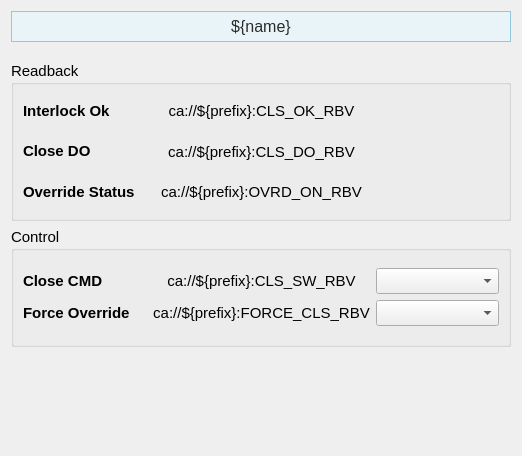
<?xml version="1.0" encoding="UTF-8"?>
<ui version="4.0">
 <class>Form</class>
 <widget class="QWidget" name="Form">
  <property name="geometry">
   <rect>
    <x>0</x>
    <y>0</y>
    <width>522</width>
    <height>456</height>
   </rect>
  </property>
  <property name="sizePolicy">
   <sizepolicy hsizetype="Preferred" vsizetype="Preferred">
    <horstretch>0</horstretch>
    <verstretch>0</verstretch>
   </sizepolicy>
  </property>
  <property name="windowTitle">
   <string>Form</string>
  </property>
  <layout class="QVBoxLayout" name="verticalLayout_7">
   <item>
    <widget class="PyDMLabel" name="PyDMLabel_11">
     <property name="maximumSize">
      <size>
       <width>16777215</width>
       <height>40</height>
      </size>
     </property>
     <property name="font">
      <font>
       <pointsize>12</pointsize>
      </font>
     </property>
     <property name="toolTip">
      <string/>
     </property>
     <property name="styleSheet">
      <string notr="true">    background-color: #e8f4f8;

    border: 1px solid #90c8e0;

    padding: 5px;

    color: rgb(43, 43, 43);</string>
     </property>
     <property name="text">
      <string>${name}</string>
     </property>
     <property name="alignment">
      <set>Qt::AlignCenter</set>
     </property>
    </widget>
   </item>
   <item>
    <spacer name="verticalSpacer_2">
     <property name="orientation">
      <enum>Qt::Vertical</enum>
     </property>
     <property name="sizeType">
      <enum>QSizePolicy::Fixed</enum>
     </property>
     <property name="sizeHint" stdset="0">
      <size>
       <width>20</width>
       <height>13</height>
      </size>
     </property>
    </spacer>
   </item>
   <item>
    <widget class="QGroupBox" name="groupBox">
     <property name="sizePolicy">
      <sizepolicy hsizetype="Preferred" vsizetype="Fixed">
       <horstretch>0</horstretch>
       <verstretch>0</verstretch>
      </sizepolicy>
     </property>
     <property name="minimumSize">
      <size>
       <width>0</width>
       <height>160</height>
      </size>
     </property>
     <property name="font">
      <font>
       <pointsize>11</pointsize>
      </font>
     </property>
     <property name="title">
      <string>Readback</string>
     </property>
     <layout class="QVBoxLayout" name="verticalLayout_14">
      <item>
       <layout class="QHBoxLayout" name="horizontalLayout_4" stretch="1,1,1">
        <item>
         <layout class="QVBoxLayout" name="verticalLayout">
          <item>
           <widget class="QLabel" name="interlock_ok_label_8">
            <property name="font">
             <font>
              <pointsize>11</pointsize>
             </font>
            </property>
            <property name="styleSheet">
             <string/>
            </property>
            <property name="text">
             <string>&lt;html&gt;&lt;head/&gt;&lt;body&gt;&lt;p&gt;&lt;span style=&quot; font-weight:600;&quot;&gt;Interlock Ok&lt;/span&gt;&lt;/p&gt;&lt;/body&gt;&lt;/html&gt;</string>
            </property>
           </widget>
          </item>
          <item>
           <widget class="QLabel" name="interlock_ok_label_14">
            <property name="font">
             <font>
              <pointsize>11</pointsize>
             </font>
            </property>
            <property name="styleSheet">
             <string/>
            </property>
            <property name="text">
             <string>&lt;html&gt;&lt;head/&gt;&lt;body&gt;&lt;p&gt;&lt;span style=&quot; font-weight:600;&quot;&gt;Close DO&lt;/span&gt;&lt;/p&gt;&lt;/body&gt;&lt;/html&gt;</string>
            </property>
           </widget>
          </item>
          <item>
           <widget class="QLabel" name="interlock_ok_label_3">
            <property name="font">
             <font>
              <pointsize>11</pointsize>
             </font>
            </property>
            <property name="styleSheet">
             <string/>
            </property>
            <property name="text">
             <string>&lt;html&gt;&lt;head/&gt;&lt;body&gt;&lt;p&gt;&lt;span style=&quot; font-weight:600;&quot;&gt;Override Status&lt;/span&gt;&lt;/p&gt;&lt;/body&gt;&lt;/html&gt;</string>
            </property>
           </widget>
          </item>
         </layout>
        </item>
        <item>
         <layout class="QVBoxLayout" name="verticalLayout_4">
          <item>
           <widget class="PyDMLabel" name="PyDMLabel_13">
            <property name="toolTip">
             <string/>
            </property>
            <property name="text">
             <string>ca://${prefix}:CLS_OK_RBV</string>
            </property>
            <property name="alignment">
             <set>Qt::AlignCenter</set>
            </property>
            <property name="precision">
             <number>0</number>
            </property>
            <property name="showUnits">
             <bool>false</bool>
            </property>
            <property name="precisionFromPV">
             <bool>true</bool>
            </property>
            <property name="alarmSensitiveContent">
             <bool>false</bool>
            </property>
            <property name="alarmSensitiveBorder">
             <bool>true</bool>
            </property>
            <property name="PyDMToolTip">
             <string/>
            </property>
            <property name="channel">
             <string>ca://${prefix}:CLS_OK_RBV</string>
            </property>
            <property name="enableRichText">
             <bool>false</bool>
            </property>
            <property name="displayLabelText">
             <bool>false</bool>
            </property>
            <property name="disconnectedText">
             <string/>
            </property>
           </widget>
          </item>
          <item>
           <widget class="PyDMLabel" name="PyDMLabel_20">
            <property name="toolTip">
             <string/>
            </property>
            <property name="text">
             <string>ca://${prefix}:CLS_DO_RBV</string>
            </property>
            <property name="alignment">
             <set>Qt::AlignCenter</set>
            </property>
            <property name="precision">
             <number>0</number>
            </property>
            <property name="showUnits">
             <bool>false</bool>
            </property>
            <property name="precisionFromPV">
             <bool>true</bool>
            </property>
            <property name="alarmSensitiveContent">
             <bool>false</bool>
            </property>
            <property name="alarmSensitiveBorder">
             <bool>true</bool>
            </property>
            <property name="PyDMToolTip">
             <string/>
            </property>
            <property name="channel">
             <string>ca://${prefix}:CLS_DO_RBV</string>
            </property>
            <property name="enableRichText">
             <bool>false</bool>
            </property>
            <property name="displayLabelText">
             <bool>false</bool>
            </property>
            <property name="disconnectedText">
             <string/>
            </property>
           </widget>
          </item>
          <item>
           <widget class="PyDMLabel" name="PyDMLabel_6">
            <property name="toolTip">
             <string/>
            </property>
            <property name="text">
             <string>ca://${prefix}:OVRD_ON_RBV</string>
            </property>
            <property name="alignment">
             <set>Qt::AlignCenter</set>
            </property>
            <property name="channel">
             <string>ca://${prefix}:OVRD_ON_RBV</string>
            </property>
           </widget>
          </item>
         </layout>
        </item>
        <item>
         <layout class="QVBoxLayout" name="verticalLayout_3">
          <item>
           <widget class="QLabel" name="label_12">
            <property name="text">
             <string/>
            </property>
           </widget>
          </item>
          <item>
           <widget class="QLabel" name="label_16">
            <property name="text">
             <string/>
            </property>
           </widget>
          </item>
          <item>
           <widget class="QLabel" name="label_9">
            <property name="text">
             <string/>
            </property>
           </widget>
          </item>
         </layout>
        </item>
       </layout>
      </item>
     </layout>
    </widget>
   </item>
   <item>
    <widget class="QGroupBox" name="groupBox_2">
     <property name="sizePolicy">
      <sizepolicy hsizetype="Preferred" vsizetype="Fixed">
       <horstretch>0</horstretch>
       <verstretch>0</verstretch>
      </sizepolicy>
     </property>
     <property name="minimumSize">
      <size>
       <width>0</width>
       <height>120</height>
      </size>
     </property>
     <property name="font">
      <font>
       <pointsize>11</pointsize>
      </font>
     </property>
     <property name="title">
      <string>Control</string>
     </property>
     <layout class="QVBoxLayout" name="verticalLayout_15">
      <item>
       <layout class="QHBoxLayout" name="horizontalLayout_5" stretch="1,1,1">
        <item>
         <layout class="QVBoxLayout" name="verticalLayout_2">
          <item>
           <widget class="QLabel" name="interlock_ok_label_15">
            <property name="font">
             <font>
              <pointsize>11</pointsize>
             </font>
            </property>
            <property name="styleSheet">
             <string/>
            </property>
            <property name="text">
             <string>&lt;html&gt;&lt;head/&gt;&lt;body&gt;&lt;p&gt;&lt;span style=&quot; font-weight:600;&quot;&gt;Close CMD&lt;/span&gt;&lt;/p&gt;&lt;/body&gt;&lt;/html&gt;</string>
            </property>
           </widget>
          </item>
          <item>
           <widget class="QLabel" name="interlock_ok_label_9">
            <property name="font">
             <font>
              <pointsize>11</pointsize>
             </font>
            </property>
            <property name="styleSheet">
             <string/>
            </property>
            <property name="text">
             <string>&lt;html&gt;&lt;head/&gt;&lt;body&gt;&lt;p&gt;&lt;span style=&quot; font-weight:600;&quot;&gt;Force Override&lt;/span&gt;&lt;/p&gt;&lt;/body&gt;&lt;/html&gt;</string>
            </property>
           </widget>
          </item>
         </layout>
        </item>
        <item>
         <layout class="QVBoxLayout" name="verticalLayout_5">
          <item>
           <widget class="PyDMLabel" name="PyDMLabel_21">
            <property name="toolTip">
             <string/>
            </property>
            <property name="text">
             <string>ca://${prefix}:CLS_SW_RBV</string>
            </property>
            <property name="alignment">
             <set>Qt::AlignCenter</set>
            </property>
            <property name="precision">
             <number>0</number>
            </property>
            <property name="showUnits">
             <bool>false</bool>
            </property>
            <property name="precisionFromPV">
             <bool>true</bool>
            </property>
            <property name="alarmSensitiveContent">
             <bool>false</bool>
            </property>
            <property name="alarmSensitiveBorder">
             <bool>true</bool>
            </property>
            <property name="PyDMToolTip">
             <string/>
            </property>
            <property name="channel">
             <string>ca://${prefix}:CLS_SW_RBV</string>
            </property>
            <property name="enableRichText">
             <bool>false</bool>
            </property>
            <property name="displayLabelText">
             <bool>false</bool>
            </property>
            <property name="disconnectedText">
             <string/>
            </property>
           </widget>
          </item>
          <item>
           <widget class="PyDMLabel" name="PyDMLabel_7">
            <property name="toolTip">
             <string/>
            </property>
            <property name="text">
             <string notr="true">ca://${prefix}:FORCE_CLS_RBV</string>
            </property>
            <property name="alignment">
             <set>Qt::AlignCenter</set>
            </property>
            <property name="channel">
             <string>ca://${prefix}:FORCE_CLS_RBV</string>
            </property>
           </widget>
          </item>
         </layout>
        </item>
        <item>
         <layout class="QVBoxLayout" name="verticalLayout_6">
          <item>
           <widget class="PyDMEnumComboBox" name="PyDMEnumComboBox">
            <property name="toolTip">
             <string/>
            </property>
            <property name="channel">
             <string>ca://${prefix}:CLS_SW</string>
            </property>
           </widget>
          </item>
          <item>
           <widget class="PyDMEnumComboBox" name="PyDMEnumComboBox_3">
            <property name="toolTip">
             <string/>
            </property>
            <property name="channel">
             <string>ca://${prefix}:FORCE_CLS</string>
            </property>
           </widget>
          </item>
         </layout>
        </item>
       </layout>
      </item>
     </layout>
    </widget>
   </item>
   <item>
    <spacer name="verticalSpacer">
     <property name="orientation">
      <enum>Qt::Vertical</enum>
     </property>
     <property name="sizeHint" stdset="0">
      <size>
       <width>20</width>
       <height>89</height>
      </size>
     </property>
    </spacer>
   </item>
  </layout>
 </widget>
 <customwidgets>
  <customwidget>
   <class>PyDMEnumComboBox</class>
   <extends>QComboBox</extends>
   <header>pydm.widgets.enum_combo_box</header>
  </customwidget>
  <customwidget>
   <class>PyDMLabel</class>
   <extends>QLabel</extends>
   <header>pydm.widgets.label</header>
  </customwidget>
 </customwidgets>
 <resources/>
 <connections/>
</ui>
